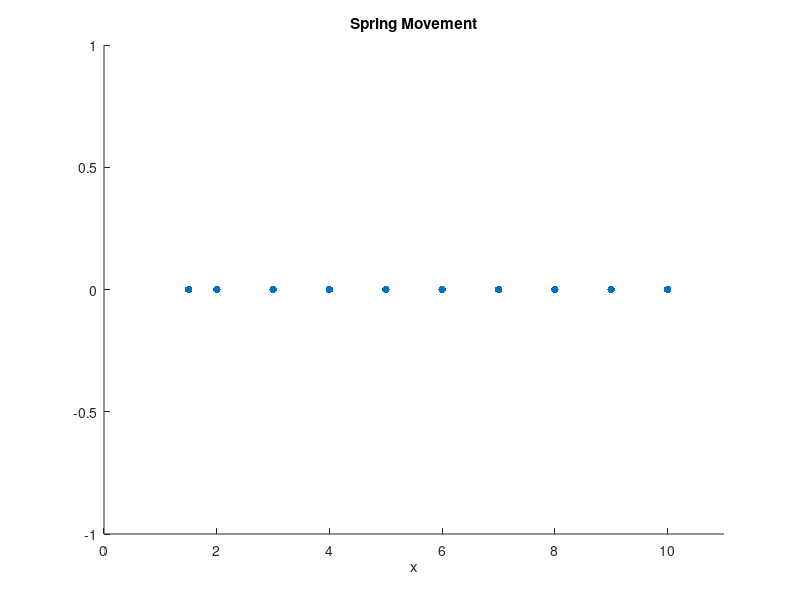

MATLAB code for this plot: (Note: this script raises an error after producing the figure.)
%Problem 1b
h = .05;
I = eye(10);
z = zeros(10, 10);
A = [-10, 10, 0, 0, 0, 0, 0, 0, 0, 0;
      10, -20, 10,0, 0, 0, 0, 0, 0, 0;
      0, 10, -20, 10,0, 0, 0, 0, 0, 0;
      0, 0, 10, -20, 10,0, 0, 0, 0, 0;
      0, 0, 0, 10, -20, 10,0, 0, 0, 0;
      0, 0, 0, 0, 10, -20, 10,0, 0, 0;
      0, 0, 0, 0, 0, 10, -20, 10,0, 0;
      0, 0, 0, 0, 0, 0, 10, -20, 10,0;
      0, 0, 0, 0, 0, 0, 0, 10, -20, 10;
      0, 0, 0, 0, 0, 0, 0, 0, 10, -10];
m1 = [z,I];
m2 = [A,z];
m = [m1;m2];
f = @(y) m*y;
y = [0.5, 0, 0, 0, 0, 0, 0, 0, 0, 0, 0, 0, 0, 0, 0, 0, 0, 0, 0, 0];
y = transpose(y);
k1 = h.*f(y);
k2 = h.*f(y+0.5*k1);
k3 = h.*f(y+0.5*k2);
k4 = h.*f(y+k3);
approx = zeros(20, 160);
i = 1;
while i < 162
    approx(:,i) = y;
    k1 = h.*f(y);
    k2 = h.*f(y+0.5*k1);
    k3 = h.*f(y+0.5*k2);
    k4 = h.*f(y+k3);
    y = y + (k1 + 2*k2 + 2*k3 + k4)/6;
    i = i + 1;
end 

b = [1, 2, 3, 4, 5, 6, 7, 8, 9, 10];
a = approx(:,1);
x = a(1:10) + transpose(b);
y = transpose([0, 0, 0, 0, 0, 0, 0, 0, 0, 0]);
plot1 = scatter(x,y,30,'fill');
xlim([0,11]);
ylim([-1 1]);
xlabel('x');
title('Spring Movement');
figure()
for k = 2:161
    a = transpose(approx(:,k));
    x = a(1:10) + b;
    plot1.XData = x;
    pause(.1*.01);
end

%Problem 1c
t = 0;
y = [0.5, 0, 0, 0, 0, 0, 0, 0, 0, 0, 0, 0, 0, 0, 0, 0, 0, 0, 0, 0];
y = transpose(y);
h = 2^(-13);
k1 = h.*f(y);
k2 = h.*f(y+0.5*k1);
k3 = h.*f(y+0.5*k2);
k4 = h.*f(y+k3);
num = 8/h;
approx = zeros(20, num);
i = 1;
while i < num + 2
    approx(:,i) = y;
    k1 = h.*f(y);
    k2 = h.*f(y+0.5*k1);
    k3 = h.*f(y+0.5*k2);
    k4 = h.*f(y+k3);
    y = y + (k1 + 2*k2 + 2*k3 + k4)/6;
    i = i + 1;
end 
true = approx(:,num+1);
errors = zeros(9);
globals = zeros(9);
x = zeros(9);
for s=4:12
    h = 2^(-s);
    x(s-3) = h;
    globals(s-3) = h^4;
    num = 8/h;
    approx = zeros(20, num);
    i = 1;
    y = [0.5, 0, 0, 0, 0, 0, 0, 0, 0, 0, 0, 0, 0, 0, 0, 0, 0, 0, 0, 0];
    y = transpose(y);
    while i < num + 2
        approx(:,i) = y;
        k1 = h.*f(y);
        k2 = h.*f(y+0.5*k1);
        k3 = h.*f(y+0.5*k2);
        k4 = h.*f(y+k3);
        y = y + (k1 + 2*k2 + 2*k3 + k4)/6;
        i = i + 1;
    end
    estimate = approx(:,num+1);
    error = true - estimate;
    error1=0;
    for i=1:20
        error1 = error1 + abs(error(i));
    end
    errors(s-3) = norm(error1);
end 
loglog(x, errors);
hold on
loglog(x, globals);
legend('Real error', 'Expected Error');
title('R-K Real and Expected Error');
hold off




   




